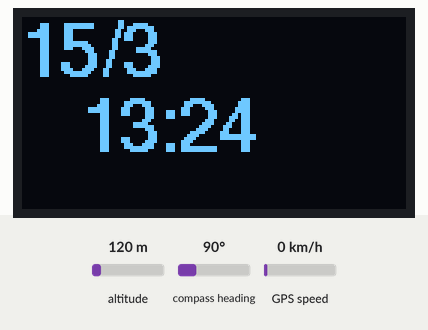
A sketch run on a simulated Arduino Nano, built with avr-gcc and run on an emulated ATmega328P. On the bench: 128×64 one-colour display. The test bench sets the inputs (shaded band); at power-on: altitude 120 m, compass heading 90°, GPS speed 0 km/h. The GPS gets a fix after 3 s at 37.7749, -122.4194 with 8 satellites; what the sketch prints to the serial monitor is not drawn.

Above: at 1.2 s.
At 31.8 s:
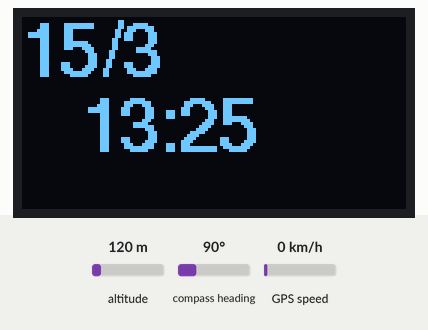
At 90.8 s:
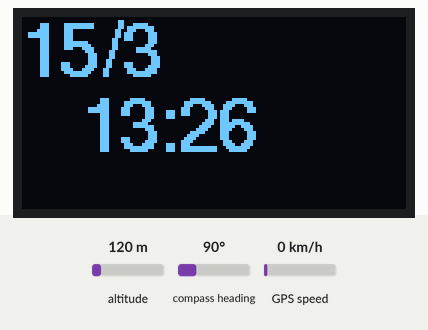

Measured:
- what the display in image 0 shows lasts 30.6 s, from 1.2 s to 31.8 s
- what the display in image 1 shows lasts 59.0 s, from 31.8 s to 90.8 s

The sketch:

time.ino
```cpp
#include <TinyGPS++.h> //1.0.3
#include <SoftwareSerial.h>
#include <U8glib.h>

U8GLIB_SSD1306_128X64 u8g(U8G_I2C_OPT_NONE|U8G_I2C_OPT_DEV_0);

#define tx 10 // gps module tx pin to nano d10 pin
#define rx 11
TinyGPSPlus gps;
SoftwareSerial gpsSerial(tx, rx);

String month, day;
String hour, minute;
int offsetHour = 3;


void readGPS(){
  boolean newData = false;
  for (unsigned long start = millis(); millis() - start < 1000;) {
    while (gpsSerial.available()) {
      if (gps.encode(gpsSerial.read())) {
        newData = true;
        break;
      }
    }
  }
  if(newData == true){
      newData = false;
      if (gps.time.isUpdated() && gps.time.isValid()) {
        day = String(gps.date.day());
        month = String(gps.date.month());
        hour = String(gps.time.hour() + offsetHour);
        hour = (hour.length() == 1) ? "0"+hour : hour;
        minute = String(gps.time.minute());
        minute= (minute.length() == 1) ? "0"+minute : minute;

        Serial.print(day);
        Serial.print("\n");
        Serial.print(hour);
        Serial.print(" : ");
        Serial.print(minute);
      }
  }
}

void update(){
    u8g.setPrintPos(0,20); // Col, Row
    u8g.print(day);
    u8g.print("/");
    u8g.print(month);
    u8g.setPrintPos(20,45);
    u8g.print(hour);
    u8g.print(":");
    u8g.print(minute);
}


void setup(void) {
  gpsSerial.begin(9600);
  u8g.setFont(u8g_font_helvB18);
  Serial.begin(9600);
}

void loop(void) {
  readGPS();
  u8g.firstPage();
  do {
    update();
  } while( u8g.nextPage() );
}
```
